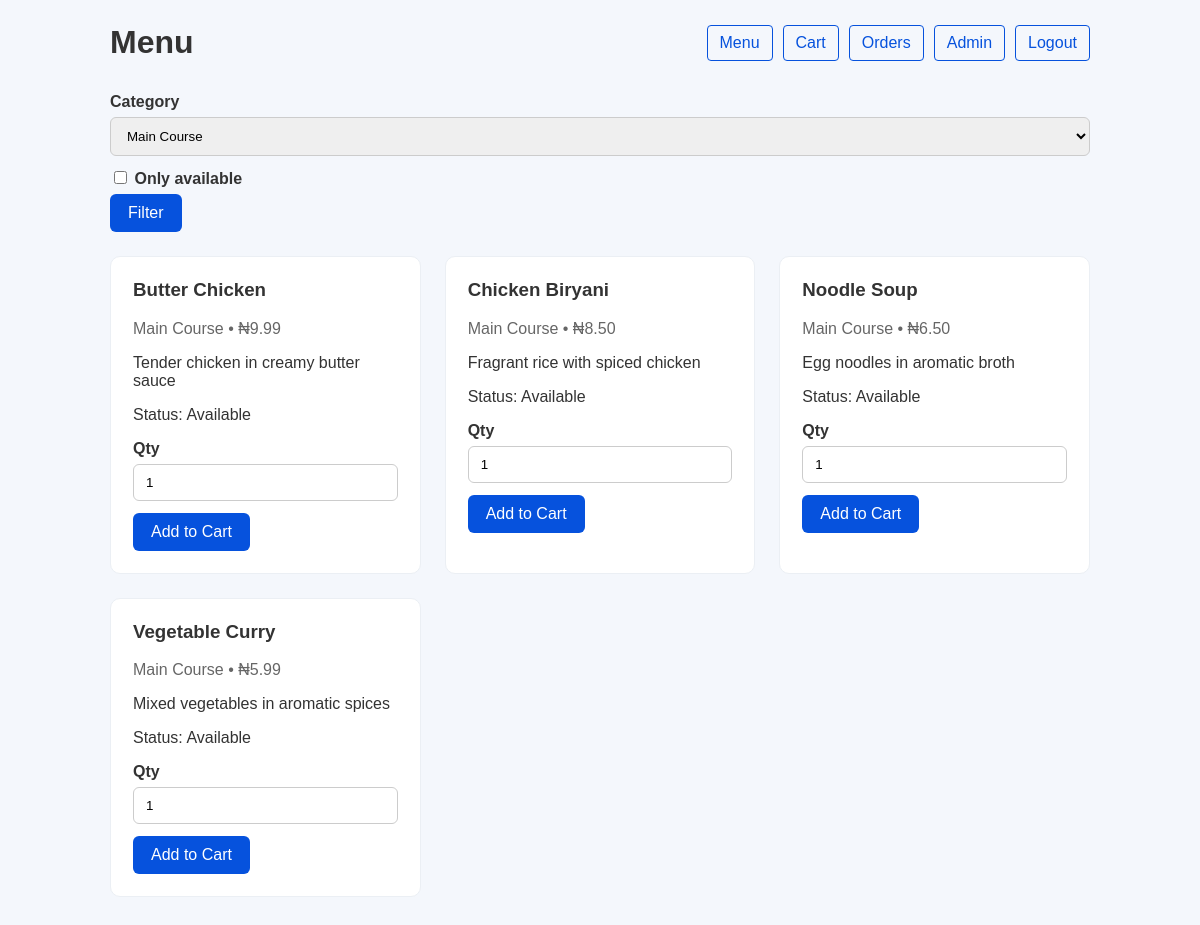
Page /menu.php?category=Main Course (signed in) on the committed database.
### tables this page shows
CREATE TABLE IF NOT EXISTS Menu (
    MenuID INT AUTO_INCREMENT PRIMARY KEY,
    ItemName VARCHAR(100) NOT NULL,
    Price DECIMAL(6,2) NOT NULL,
    Category VARCHAR(50) NOT NULL,
    Availability BOOLEAN NOT NULL DEFAULT TRUE,
    CreatedDate DATE NOT NULL,
    Description VARCHAR(150),
    ImageURL VARCHAR(255),
    PrepTime INT,
    INDEX idx_category (Category),
    INDEX idx_availability (Availability)
);

### src/Menu.php (called while the page is built, shortened)
<?php
class Menu
{
    private mysqli $db;
    public function __construct(mysqli $connection)
    {
        $this->db = $connection;
    }
    public function getItemsByCategory(string $category): array
    {
        $stmt = $this->db->prepare('SELECT * FROM Menu WHERE Category = ? ORDER BY ItemName');
        $stmt->bind_param('s', $category);
        $stmt->execute();
        $result = $stmt->get_result();
        $items = $result->fetch_all(MYSQLI_ASSOC);
        return $items;
    }
    public function getCategories(): array
    {
        $query = 'SELECT DISTINCT Category FROM Menu ORDER BY Category';
        $result = $this->db->query($query);
        return $result ? array_column($result->fetch_all(MYSQLI_ASSOC), 'Category') : [];
    }
}

### src/functions.php (called while the page is built, shortened)
<?php
require_once __DIR__ . '/Menu.php';
function escape(string $value): string
{
    return htmlspecialchars($value, ENT_QUOTES, 'UTF-8');
}

### public/menu.php (the view, shortened to what this page needs)
<?php
require_once __DIR__ . '/../src/functions.php';
$db = createDb()->getConnection();
$menuModel = new Menu($db);
$category = trim($_GET['category'] ?? '');
$showAvailable = isset($_GET['available']) ? 1 : 0;
$items = [];
if ($category !== '') {
    $items = $menuModel->getItemsByCategory($category);
} else {
    $items = $showAvailable ? $menuModel->getAvailableItems() : $menuModel->getAllItems();
}
$categories = $menuModel->getCategories();
?>
<!DOCTYPE html>
<html lang="en">
<head>
    <link rel="stylesheet" href="css/style.css">
</head>
<body>
    <div class="container">
        <header>
            <h1>Menu</h1>
            <nav>
                <a href="menu.php">Menu</a>
                <a href="cart.php">Cart</a>
                <a href="orders.php">Orders</a>
                <?php if ($_SESSION['user_type'] === 'admin'): ?>
                    <a href="admin-dashboard.php">Admin</a>
                <?php endif; ?>
                <a href="logout.php">Logout</a>
            </nav>
        </header>
        <main>
            <section class="filters">
                <form method="get" action="menu.php">
                    <label>Category</label>
                    <select name="category">
                        <?php foreach ($categories as $cat): ?>
                            <option value="<?= escape($cat) ?>" <?= $cat === $category ? 'selected' : '' ?>><?= escape($cat) ?>
                            </option>
                        <?php endforeach; ?>
                    </select>
                    <label>
                        <input type="checkbox" name="available" value="1" <?= $showAvailable ? 'checked' : '' ?>>
                        Only available
                    </label>
                    <button type="submit">Filter</button>
                </form>
            </section>
            <section class="menu-grid">
                <?php if (empty($items)): ?>
                    <p>No menu items found.</p>
                <?php else: ?>
                    <?php foreach ($items as $item): ?>
                        <div class="menu-card">
                            <h3><?= escape($item['ItemName']) ?></h3>
                            <p class="meta"><?= escape($item['Category']) ?> • ₦<?= number_format($item['Price'], 2) ?></p>
                            <p><?= escape($item['Description']) ?></p>
                            <p>Status: <?= $item['Availability'] ? 'Available' : 'Unavailable' ?></p>
                            <?php if ($item['Availability']): ?>
                                <form method="post" action="menu.php">
                                    <label for="quantity-<?= escape($item['MenuID']) ?>">Qty</label>
                                    <input type="number" id="quantity-<?= escape($item['MenuID']) ?>" name="quantity" value="1"
                                        min="1">
                                    <button type="submit">Add to Cart</button>
                                </form>
                            <?php endif; ?>
                        </div>
                    <?php endforeach; ?>
                <?php endif; ?>
            </section>
        </main>
    </div>
</body>
</html>

### public/css/style.css (style rules this page uses)
body { margin: 0; font-family: Arial, sans-serif; background-color: #f4f7fc; color: #333; }
.container { max-width: 980px; margin: 0 auto; padding: 24px; }
header { display: flex; flex-wrap: wrap; align-items: center; justify-content: space-between; margin-bottom: 32px; }
header h1 { margin: 0; font-size: 2rem; }
main>* { margin-bottom: 24px; }
nav { display: flex; gap: 10px; flex-wrap: wrap; }
nav a { text-decoration: none; color: #0652dd; border: 1px solid #0652dd; padding: 8px 12px; border-radius: 4px; transition: background-color 0.2s ease; }
.menu-card form { margin-top: 16px; }
label { display: block; margin: 12px 0 6px; font-weight: 600; }
input[type="text"], input[type="password"], input[type="email"], input[type="number"], input[type="datetime-local"], select, textarea { width: 100%; padding: 10px 12px; border: 1px solid #ccc; border-radius: 6px; box-sizing: border-box; }
button, .button { background-color: #0652dd; color: #fff; border: none; padding: 10px 18px; border-radius: 6px; cursor: pointer; font-size: 1rem; }
.card form button, .menu-card form button, .checkout-form form button { margin-top: 12px; }
.menu-grid { display: grid; grid-template-columns: repeat(auto-fit, minmax(240px, 1fr)); gap: 24px; }
.menu-card { background: white; padding: 22px; border-radius: 10px; border: 1px solid #ebeff4; }
.menu-card h3 { margin-top: 0; }
.menu-card .meta { margin: 4px 0 10px; color: #666; }

### rows in the picture
menu: ItemName "Butter Chicken", Category "Main Course", Price "9.99", Description "Tender chicken in creamy butter sauce", Availability "Available"
menu: ItemName "Chicken Biryani", Category "Main Course", Price "8.50", Description "Fragrant rice with spiced chicken", Availability "Available", quantity "1"
menu: ItemName "Noodle Soup", Category "Main Course", Price "6.50", Description "Egg noodles in aromatic broth", Availability "Available"
menu: ItemName "Vegetable Curry", Category "Main Course", Price "5.99", Description "Mixed vegetables in aromatic spices", Availability "Available"

### other values in the picture
form field category "Main Course"
